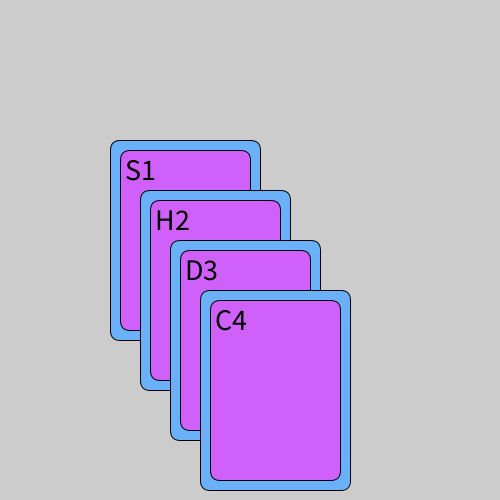
Frame 1 (no input)
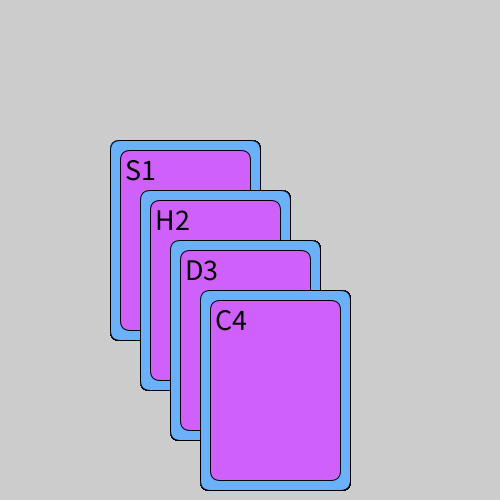
Frame 60 (the mouse pressed at the canvas centre just before this capture)
Frame 120 (the mouse held since frame 60 and released just before this capture): identical to frame 60, image omitted

The Processing sketch that drew these frames (run headless with seeded random() and noise(); from frame 60 on, the mouse is pressed at the canvas centre):

// Processing sketch: week02_3_poker_card
// ── week02_3_poker_card.pde
void setup(){
 size(500,500); 
}
void draw(){
 drawCard(100,130,"S1");
 drawCard(130,180,"H2");
 drawCard(160,230,"D3");
 drawCard(190,280,"C4");
}
int w=10;
void drawCard(int x,int y,String face ){
   fill(#6AB1FA);
  rect(x+w,y+w, 150,200 , 10);
  fill(#D060FA);
  rect(x+w+10,y+w+10, 130,180 ,10);
  fill(0);
  textSize(30);
  text(face,x+25,y+50);
}
